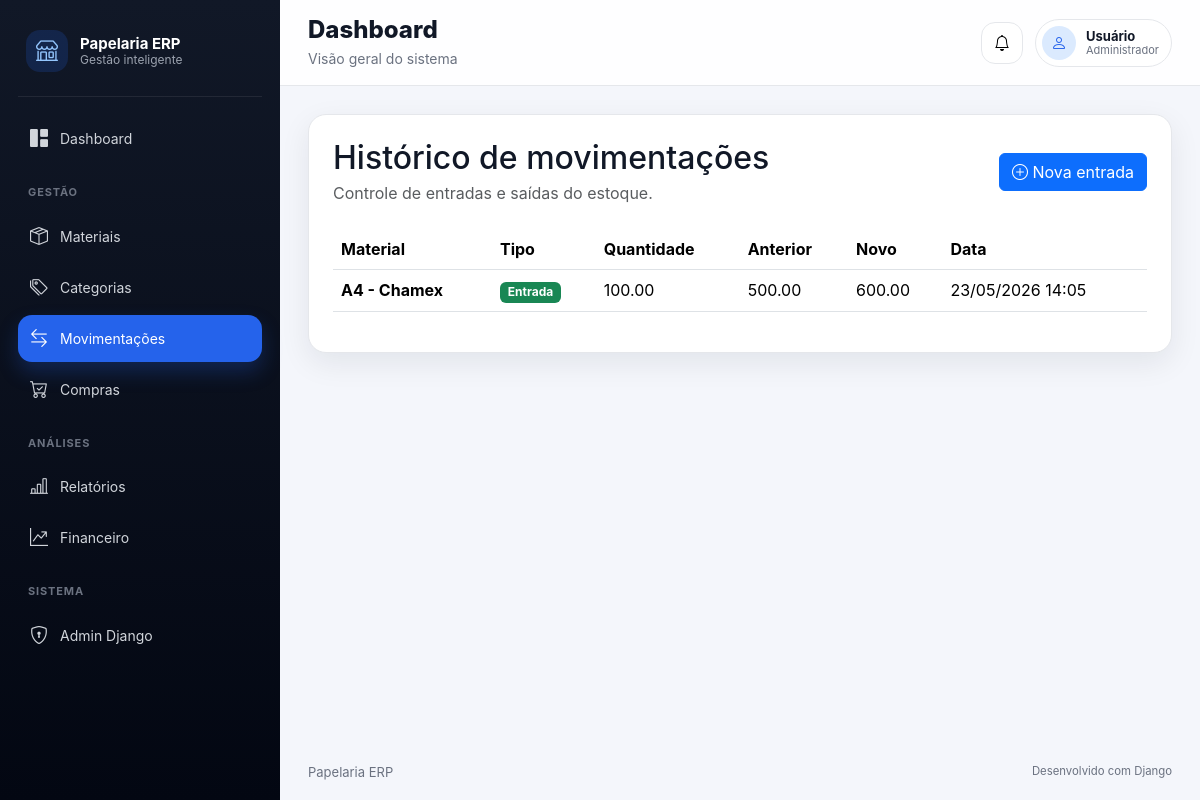
The app's page /inventory/stock/movements/, older data.
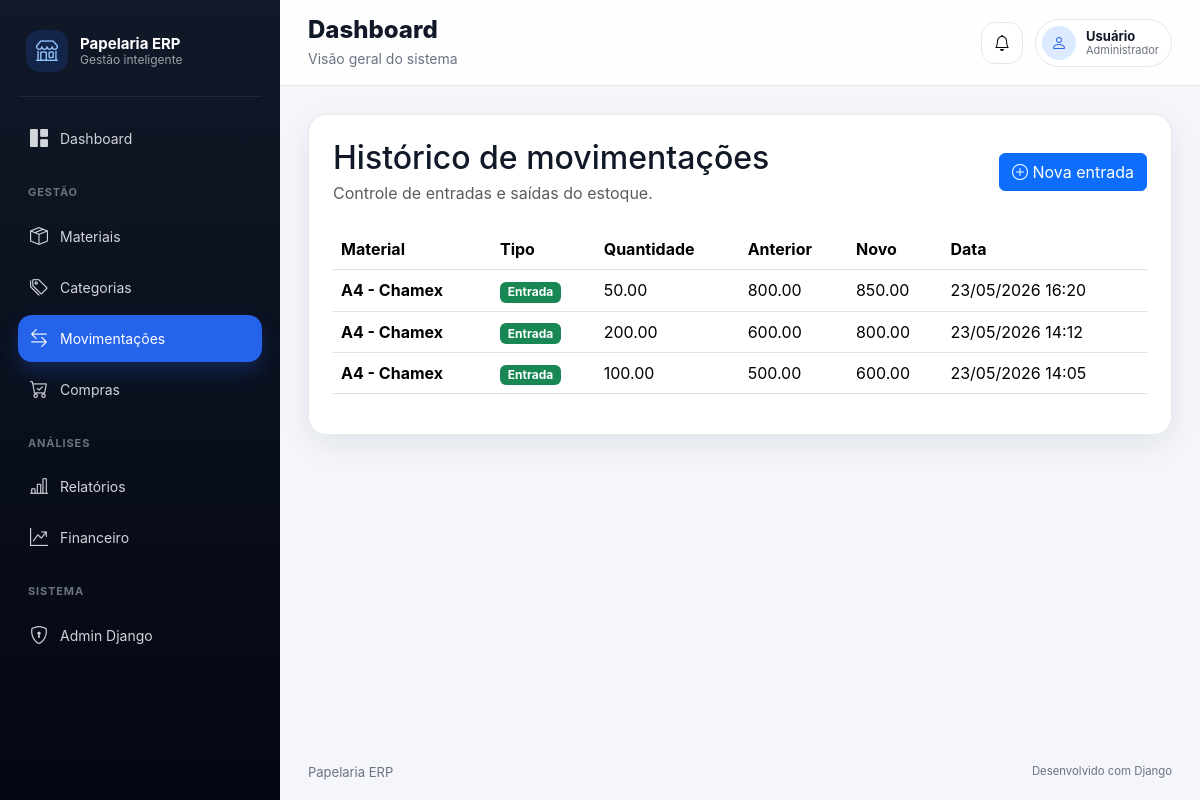
The same page, newer data.
### apps/inventory/models/stock_movement.py (models this page shows, shortened)
class StockMovement(BaseModel):
    material = models.ForeignKey(
        Material,
        on_delete=models.PROTECT,
        related_name="movements",
        verbose_name="Material",
    )
    movement_type = models.CharField(
        max_length=20,
        choices=MovementType.choices,
        verbose_name="Tipo de movimentação",
    )
    quantity = models.DecimalField(
        max_digits=10,
        decimal_places=2,
        verbose_name="Quantidade",
    )
    previous_stock = models.DecimalField(
        max_digits=10,
        decimal_places=2,
        verbose_name="Estoque anterior",
    )
    new_stock = models.DecimalField(
        max_digits=10,
        decimal_places=2,
        verbose_name="Novo estoque",
    )
    notes = models.TextField(
        blank=True,
        null=True,
        verbose_name="Observações",
    )
    class Meta:
        verbose_name = "Movimentação de estoque"
        verbose_name_plural = "Movimentações de estoque"
        ordering = ["-created_at"]

### apps/inventory/models/material.py (models this page shows, shortened)
class Material(BaseModel):
    name = models.CharField(
        max_length=150,
        verbose_name="Nome",
    )
    category = models.ForeignKey(
        Category,
        on_delete=models.PROTECT,
        related_name="materials",
        verbose_name="Categoria",
    )
    supplier = models.ForeignKey(
        Supplier,
        on_delete=models.SET_NULL,
        related_name="materials",
        blank=True,
        null=True,
        verbose_name="Fornecedor",
    )
    description = models.TextField(
        blank=True,
        null=True,
        verbose_name="Descrição",
    )
    current_stock = models.DecimalField(
        max_digits=10,
        decimal_places=2,
        default=0,
        verbose_name="Estoque atual",
    )
    minimum_stock = models.DecimalField(
        max_digits=10,
        decimal_places=2,
        default=0,
        verbose_name="Estoque mínimo",
    )
    unit = models.CharField(
        max_length=20,
        default="un",
        verbose_name="Unidade",
    )
    cost_price = models.DecimalField(
        max_digits=10,
        decimal_places=2,
        default=0,
        verbose_name="Preço de custo",
    )
    class Meta:
        verbose_name = "Material"
        verbose_name_plural = "Materiais"
        ordering = ["name"]

### apps/inventory/views/stock/list_view.py (the view)
def stock_movement_list_view(request):
    movements = get_stock_movements()
    context = {
        "movements": movements,
    }
    return render(
        request,
        "inventory/stock/list.html",
        context,
    )

### apps/inventory/selectors/stock_selector.py (called while the page is built)
def get_stock_movements():
    return (
        StockMovement.objects
        .select_related("material")
        .order_by("-created_at")
    )

### apps/inventory/templates/inventory/stock/list.html (shortened to what this page needs)
{% extends "core/base.html" %}
{% block content %}
<div class="content-card">
    <div class="d-flex justify-content-between align-items-center mb-4">
        <div>
            <h2 class="mb-1">
                Histórico de movimentações
            </h2>
            <p class="text-muted mb-0">
                Controle de entradas e saídas do estoque.
            </p>
        </div>
        <a
            href="{% url 'inventory:stock_entry' %}"
            class="btn btn-primary"
        >
            <i class="bi bi-plus-circle"></i>
            Nova entrada
        </a>
    </div>
    <div class="table-responsive">
        <table class="table align-middle">
            <thead>
                <tr>
                    <th>Material</th>
                    <th>Tipo</th>
                    <th>Quantidade</th>
                    <th>Anterior</th>
                    <th>Novo</th>
                    <th>Data</th>
                </tr>
            </thead>
            <tbody>
                {% for movement in movements %}
                    <tr>
                        <td>
                            <strong>
                                {{ movement.material.name }}
                            </strong>
                        </td>
                        <td>
                            {% if movement.movement_type == "ENTRY" %}
                                <span class="badge bg-success">
                                    Entrada
                                </span>
                            {% elif movement.movement_type == "OUTPUT" %}
                                <span class="badge bg-danger">
                                    Saída
                                </span>
                            {% else %}
                                <span class="badge bg-warning text-dark">
                                    Ajuste
                                </span>
                            {% endif %}
                        </td>
                        <td>
                            {{ movement.quantity }}
                        </td>
                        <td>
                            {{ movement.previous_stock }}
                        </td>
                        <td>
                            {{ movement.new_stock }}
                        </td>
                        <td>
                            {{ movement.created_at|date:"d/m/Y H:i" }}
                        </td>
                    </tr>
                {% endfor %}
            </tbody>
        </table>
    </div>
</div>
{% endblock %}

### apps/core/templates/core/base.html (shortened to what this page needs)
{% load static %}
<!DOCTYPE html>
<html lang="pt-br">
<head>
    <link href="https://cdn.jsdelivr.net/npm/bootstrap@5.3.3/dist/css/bootstrap.min.css" rel="stylesheet">
    <link href="https://cdn.jsdelivr.net/npm/bootstrap-icons@1.11.3/font/bootstrap-icons.css" rel="stylesheet">
    <link rel="stylesheet" href="{% static 'css/app.css' %}">
</head>
<body>
<div class="app-wrapper">
    {% include "core/partials/_sidebar.html" %}
    <main class="app-main">
        {% include "core/partials/_navbar.html" %}
        <section class="app-content">
            {% block content %}{% endblock %}
        </section>
        {% include "core/partials/_footer.html" %}
    </main>
</div>
</body>
</html>

### apps/core/templates/core/partials/_sidebar.html
<aside class="app-sidebar" id="appSidebar">
    <div class="sidebar-brand">
        <div class="brand-icon">
            <i class="bi bi-shop"></i>
        </div>
        <div class="brand-text">
            <strong>Papelaria ERP</strong>
            <span>Gestão inteligente</span>
        </div>
    </div>
    <nav class="sidebar-nav">
        <a href="{% url 'core:home' %}" class="sidebar-link {% if request.resolver_match.app_name == 'core' %}active{% endif %}">
            <i class="bi bi-grid-1x2-fill"></i>
            <span>Dashboard</span>
        </a>
        <div class="sidebar-section">Gestão</div>
        <a
            href="{% url 'inventory:material_list' %}"
            class="sidebar-link {% if 'material' in request.resolver_match.url_name %}active{% endif %}"
        >
            <i class="bi bi-box-seam"></i>
            <span>Materiais</span>
        </a>
        <a
            href="{% url 'inventory:category_list' %}"
            class="sidebar-link {% if 'category' in request.resolver_match.url_name %}active{% endif %}"
        >
            <i class="bi bi-tags"></i>
            <span>Categorias</span>
        </a>
        <a
            href="{% url 'inventory:stock_movement_list' %}"
            class="sidebar-link {% if 'stock' in request.resolver_match.url_name %}active{% endif %}"
        >
            <i class="bi bi-arrow-left-right"></i>
            <span>Movimentações</span>
        </a>
        <a href="#" class="sidebar-link">
            <i class="bi bi-cart-check"></i>
            <span>Compras</span>
        </a>
        <div class="sidebar-section">Análises</div>
        <a href="#" class="sidebar-link">
            <i class="bi bi-bar-chart-line"></i>
            <span>Relatórios</span>
        </a>
        <a href="#" class="sidebar-link">
            <i class="bi bi-graph-up-arrow"></i>
            <span>Financeiro</span>
        </a>
        <div class="sidebar-section">Sistema</div>
        <a href="/admin/" class="sidebar-link">
            <i class="bi bi-shield-lock"></i>
            <span>Admin Django</span>
        </a>
    </nav>
</aside>

### apps/core/templates/core/partials/_navbar.html (shortened to what this page needs)
<header class="app-navbar">
    <div class="navbar-title">
        <h1>{% block page_title %}Dashboard{% endblock %}</h1>
        <p>{% block page_subtitle %}Visão geral do sistema{% endblock %}</p>
    </div>
    <div class="navbar-actions">
        <button class="icon-button" type="button">
            <i class="bi bi-bell"></i>
        </button>
        <div class="user-chip">
            <div class="user-avatar">
                <i class="bi bi-person"></i>
            </div>
            <div class="user-info">
                <strong>{{ request.user.get_full_name|default:request.user.username|default:"Usuário" }}</strong>
                <span>Administrador</span>
            </div>
        </div>
    </div>
</header>

### apps/core/templates/core/partials/_footer.html
<footer class="app-footer">
    <span>Papelaria ERP</span>
    <small>Desenvolvido com Django</small>
</footer>

### static/css/app.css (style rules this page uses)
:root { --color-bg: #f4f6fb; --color-sidebar: #111827; --color-sidebar-light: #1f2937; --color-primary: #2563eb; --color-primary-soft: #dbeafe; --color-text: #111827; --color-muted: #6b7280; --color-border: #e5e7eb; --color-card: #ffffff; --radius-lg: 18px; --shadow-card: 0 10px 30px rgba(15, 23, 42, 0.08); }
* { box-sizing: border-box; }
body { margin: 0; background: var(--color-bg); color: var(--color-text); font-family: Inter, system-ui, -apple-system, BlinkMacSystemFont, "Segoe UI", sans-serif; }
.app-wrapper { display: flex; min-height: 100vh; }
.app-sidebar { width: 280px; background: linear-gradient(180deg, var(--color-sidebar), #030712); color: #fff; padding: 22px 18px; position: fixed; inset: 0 auto 0 0; z-index: 1000; transition: transform 0.25s ease; }
.sidebar-brand { display: flex; align-items: center; gap: 12px; padding: 8px 8px 24px; border-bottom: 1px solid rgba(255, 255, 255, 0.08); margin-bottom: 18px; }
.brand-icon { width: 42px; height: 42px; border-radius: 14px; background: rgba(37, 99, 235, 0.18); color: #93c5fd; display: flex; align-items: center; justify-content: center; font-size: 22px; }
.brand-text { display: flex; flex-direction: column; line-height: 1.2; }
.brand-text strong { font-size: 15px; }
.brand-text span { font-size: 12px; color: #9ca3af; }
.sidebar-nav { display: flex; flex-direction: column; gap: 4px; }
.sidebar-section { color: #6b7280; font-size: 11px; text-transform: uppercase; letter-spacing: 0.08em; font-weight: 700; margin: 18px 10px 8px; }
.sidebar-link { display: flex; align-items: center; gap: 12px; min-height: 44px; padding: 10px 12px; color: #d1d5db; text-decoration: none; border-radius: 14px; font-size: 14px; transition: all 0.2s ease; }
.sidebar-link i { font-size: 18px; }
.sidebar-link.active { background: var(--color-primary); color: #fff; box-shadow: 0 10px 20px rgba(37, 99, 235, 0.25); }
.app-main { flex: 1; margin-left: 280px; min-width: 0; display: flex; flex-direction: column; }
.app-navbar { height: 86px; background: rgba(255, 255, 255, 0.86); backdrop-filter: blur(16px); border-bottom: 1px solid var(--color-border); padding: 0 28px; display: flex; align-items: center; gap: 18px; position: sticky; top: 0; z-index: 900; }
.navbar-title { flex: 1; }
.navbar-title h1 { font-size: 24px; margin: 0; font-weight: 800; }
.navbar-title p { margin: 3px 0 0; color: var(--color-muted); font-size: 14px; }
.navbar-actions { display: flex; align-items: center; gap: 12px; }
.icon-button { width: 42px; height: 42px; border: 1px solid var(--color-border); background: #fff; border-radius: 14px; display: flex; align-items: center; justify-content: center; }
.user-chip { display: flex; align-items: center; gap: 10px; background: #fff; border: 1px solid var(--color-border); border-radius: 999px; padding: 6px 12px 6px 6px; }
.user-avatar { width: 34px; height: 34px; background: var(--color-primary-soft); color: var(--color-primary); border-radius: 999px; display: flex; align-items: center; justify-content: center; }
.user-info { display: flex; flex-direction: column; line-height: 1.1; }
.user-info strong { font-size: 13px; }
.user-info span { font-size: 11px; color: var(--color-muted); }
.app-content { flex: 1; padding: 28px; }
.content-card { background: #fff; border: 1px solid var(--color-border); border-radius: var(--radius-lg); box-shadow: var(--shadow-card); padding: 24px; }
.app-footer { padding: 18px 28px; color: var(--color-muted); font-size: 13px; display: flex; justify-content: space-between; }

Row changes from the older to the newer data that the page shows:
added StockMovement: material.name "A4 - Chamex", movement_type "Entrada", quantity "50.00", previous_stock "800.00", new_stock "850.00", created_at "23/05/2026 16:20"
added StockMovement: material.name "A4 - Chamex", movement_type "Entrada", quantity "200.00", previous_stock "600.00", new_stock "800.00", created_at "23/05/2026 14:12"
